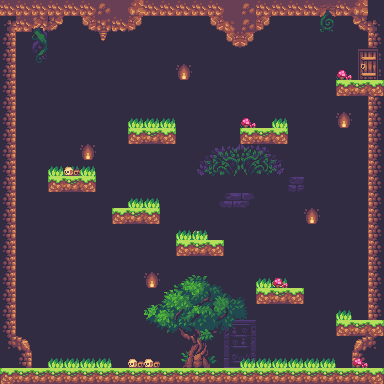

Below is a game level as drawn by its tile map, then a one-line description and the .tmx that defines it (tile-layer data replaced by summaries):
An orthogonal 24x24 tile map with 16x16 px tiles, 5 tile layers (background, background2, platforms, foreground, ...), 2 tilesets and 5 objects (2x pickup, 2x enemySpawner, playerSpawner).

<map version="1.2" tiledversion="1.3.1" orientation="orthogonal" renderorder="right-down" compressionlevel="0" width="24" height="24" tilewidth="16" tileheight="16" infinite="0" nextlayerid="7" nextobjectid="11">
 <editorsettings>
  <export target="level1.json" format="json" />
 </editorsettings>
 <tileset firstgid="1" name="landscape-tileset" tilewidth="16" tileheight="16" spacing="2" margin="1" tilecount="165" columns="15">
  <image source="landscape-tileset.png" width="270" height="198" />
 </tileset>
 <tileset firstgid="166" name="props-tileset" tilewidth="16" tileheight="16" spacing="2" margin="1" tilecount="120" columns="6">
  <image source="props-tileset.png" width="108" height="360" />
 </tileset>
 <layer id="1" name="background" width="24" height="24" locked="1">
  <data>[576 cells, 576 non-empty, 1 distinct tile ids]</data>
 </layer>
 <layer id="2" name="background2" width="24" height="24">
  <data>[576 cells, 129 non-empty, 59 distinct tile ids]</data>
 </layer>
 <layer id="3" name="platforms" width="24" height="24">
  <data>[576 cells, 48 non-empty, 3 distinct tile ids]</data>
 </layer>
 <objectgroup id="4" name="objects">
  <object id="1" name="playerSpawn" type="playerSpawner" x="35" y="335.5">
   <point />
  </object>
  <object id="4" name="gem2" type="pickup" gid="68" x="342.5" y="292.5" width="16" height="16">
   <properties>
    <property name="sprite" value="gem" />
   </properties>
  </object>
  <object id="5" name="gem1" type="pickup" gid="68" x="62" y="139" width="16" height="16">
   <properties>
    <property name="sprite" value="gem" />
   </properties>
  </object>
  <object id="7" name="enemySpawn1" type="enemySpawner" x="236.5" y="335.5" width="99" height="31.5">
   <properties>
    <property name="sprite" value="skull" />
   </properties>
  </object>
  <object id="10" name="enemySpawn2" type="enemySpawner" x="132.937" y="103" width="37.4382" height="22.2503">
   <properties>
    <property name="sprite" value="skull" />
   </properties>
  </object>
 </objectgroup>
 <layer id="5" name="foreground" width="24" height="24" locked="1">
  <data>[576 cells, 61 non-empty, 37 distinct tile ids]</data>
 </layer>
 <layer id="6" name="exit" width="24" height="24">
  <data>[576 cells, 4 non-empty, 4 distinct tile ids]</data>
 </layer>
</map>